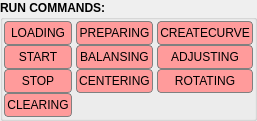
        <widget class="QGroupBox" name="groupBox_RUN_COMMANDS">
         <property name="sizePolicy">
          <sizepolicy hsizetype="Preferred" vsizetype="Fixed">
           <horstretch>0</horstretch>
           <verstretch>1</verstretch>
          </sizepolicy>
         </property>
         <property name="font">
          <font>
           <weight>75</weight>
           <bold>true</bold>
          </font>
         </property>
         <property name="title">
          <string>RUN COMMANDS:</string>
         </property>
         <property name="flat">
          <bool>true</bool>
         </property>
         <property name="checkable">
          <bool>false</bool>
         </property>
         <layout class="QGridLayout" name="gridLayout_4" columnstretch="0,0,0">
          <property name="leftMargin">
           <number>1</number>
          </property>
          <property name="topMargin">
           <number>1</number>
          </property>
          <property name="rightMargin">
           <number>1</number>
          </property>
          <property name="bottomMargin">
           <number>1</number>
          </property>
          <property name="horizontalSpacing">
           <number>4</number>
          </property>
          <property name="verticalSpacing">
           <number>0</number>
          </property>
          <item row="3" column="0">
           <widget class="QPushButton" name="pushButton_RUN_STOP">
            <property name="sizePolicy">
             <sizepolicy hsizetype="Minimum" vsizetype="Minimum">
              <horstretch>1</horstretch>
              <verstretch>1</verstretch>
             </sizepolicy>
            </property>
            <property name="font">
             <font>
              <weight>50</weight>
              <bold>false</bold>
             </font>
            </property>
            <property name="styleSheet">
             <string notr="true">QPushButton {
    border: 1px solid grey;
    border-radius: 4px;
    background-color: rgb(255, 155, 155);
	margin:0;
	padding:2;
	min-height:18
 }

 QPushButton:pressed {
    background-color: rgb(255, 200, 200);
	border: 1px solid white;
 }
</string>
            </property>
            <property name="text">
             <string>STOP</string>
            </property>
            <property name="flat">
             <bool>false</bool>
            </property>
           </widget>
          </item>
          <item row="1" column="2">
           <widget class="QPushButton" name="pushButton_RUN_CREATECURVE">
            <property name="sizePolicy">
             <sizepolicy hsizetype="Minimum" vsizetype="Minimum">
              <horstretch>1</horstretch>
              <verstretch>1</verstretch>
             </sizepolicy>
            </property>
            <property name="font">
             <font>
              <weight>50</weight>
              <bold>false</bold>
             </font>
            </property>
            <property name="styleSheet">
             <string notr="true">QPushButton {
    border: 1px solid grey;
    border-radius: 4px;
    background-color: rgb(255, 155, 155);
	margin:0;
	padding:2;
	min-height:18
 }

 QPushButton:pressed {
    background-color: rgb(255, 200, 200);
	border: 1px solid white;
 }
</string>
            </property>
            <property name="text">
             <string>CREATECURVE</string>
            </property>
           </widget>
          </item>
          <item row="4" column="0">
           <widget class="QPushButton" name="pushButton_RUN_CLEARING">
            <property name="sizePolicy">
             <sizepolicy hsizetype="Minimum" vsizetype="Minimum">
              <horstretch>1</horstretch>
              <verstretch>1</verstretch>
             </sizepolicy>
            </property>
            <property name="font">
             <font>
              <weight>50</weight>
              <bold>false</bold>
             </font>
            </property>
            <property name="styleSheet">
             <string notr="true">QPushButton {
    border: 1px solid grey;
    border-radius: 4px;
    background-color: rgb(255, 155, 155);
	margin:0;
	padding:2;
	min-height:18
 }

 QPushButton:pressed {
    background-color: rgb(255, 200, 200);
	border: 1px solid white;
 }
</string>
            </property>
            <property name="text">
             <string>CLEARING</string>
            </property>
            <property name="flat">
             <bool>false</bool>
            </property>
           </widget>
          </item>
          <item row="2" column="0">
           <widget class="QPushButton" name="pushButton_RUN_START">
            <property name="sizePolicy">
             <sizepolicy hsizetype="Minimum" vsizetype="Minimum">
              <horstretch>1</horstretch>
              <verstretch>1</verstretch>
             </sizepolicy>
            </property>
            <property name="font">
             <font>
              <weight>50</weight>
              <bold>false</bold>
             </font>
            </property>
            <property name="styleSheet">
             <string notr="true">QPushButton {
    border: 1px solid grey;
    border-radius: 4px;
    background-color: rgb(255, 155, 155);
	margin:0;
	padding:2;
	min-height:18
 }

 QPushButton:pressed {
    background-color: rgb(255, 200, 200);
	border: 1px solid white;
 }
</string>
            </property>
            <property name="text">
             <string>START</string>
            </property>
            <property name="flat">
             <bool>false</bool>
            </property>
           </widget>
          </item>
          <item row="1" column="0">
           <widget class="QPushButton" name="pushButton_RUN_LOADING">
            <property name="sizePolicy">
             <sizepolicy hsizetype="Minimum" vsizetype="Minimum">
              <horstretch>1</horstretch>
              <verstretch>1</verstretch>
             </sizepolicy>
            </property>
            <property name="font">
             <font>
              <weight>50</weight>
              <bold>false</bold>
             </font>
            </property>
            <property name="styleSheet">
             <string notr="true">QPushButton {
    border: 1px solid grey;
    border-radius: 4px;
    background-color: rgb(255, 155, 155);
	margin:0;
	padding:2;
	min-height:18
 }

 QPushButton:pressed {
    background-color: rgb(255, 200, 200);
	border: 1px solid white;
 }
</string>
            </property>
            <property name="text">
             <string>LOADING</string>
            </property>
           </widget>
          </item>
          <item row="2" column="2">
           <widget class="QPushButton" name="pushButton_RUN_ADJUSTING">
            <property name="sizePolicy">
             <sizepolicy hsizetype="Minimum" vsizetype="Minimum">
              <horstretch>1</horstretch>
              <verstretch>1</verstretch>
             </sizepolicy>
            </property>
            <property name="font">
             <font>
              <weight>50</weight>
              <bold>false</bold>
             </font>
            </property>
            <property name="styleSheet">
             <string notr="true">QPushButton {
    border: 1px solid grey;
    border-radius: 4px;
    background-color: rgb(255, 155, 155);
	margin:0;
	padding:2;
	min-height:18
 }

 QPushButton:pressed {
    background-color: rgb(255, 200, 200);
	border: 1px solid white;
 }
</string>
            </property>
            <property name="text">
             <string>ADJUSTING</string>
            </property>
           </widget>
          </item>
          <item row="1" column="1">
           <widget class="QPushButton" name="pushButton_RUN_PREPAREING">
            <property name="sizePolicy">
             <sizepolicy hsizetype="Minimum" vsizetype="Minimum">
              <horstretch>1</horstretch>
              <verstretch>1</verstretch>
             </sizepolicy>
            </property>
            <property name="font">
             <font>
              <weight>50</weight>
              <bold>false</bold>
             </font>
            </property>
            <property name="styleSheet">
             <string notr="true">QPushButton {
    border: 1px solid grey;
    border-radius: 4px;
    background-color: rgb(255, 155, 155);
	margin:0;
	padding:2;
	min-height:18
 }

 QPushButton:pressed {
    background-color: rgb(255, 200, 200);
	border: 1px solid white;
 }
</string>
            </property>
            <property name="text">
             <string>PREPARING</string>
            </property>
           </widget>
          </item>
          <item row="3" column="1">
           <widget class="QPushButton" name="pushButton_RUN_CENTERING">
            <property name="sizePolicy">
             <sizepolicy hsizetype="Minimum" vsizetype="Minimum">
              <horstretch>1</horstretch>
              <verstretch>1</verstretch>
             </sizepolicy>
            </property>
            <property name="font">
             <font>
              <weight>50</weight>
              <bold>false</bold>
             </font>
            </property>
            <property name="styleSheet">
             <string notr="true">QPushButton {
    border: 1px solid grey;
    border-radius: 4px;
    background-color: rgb(255, 155, 155);
	margin:0;
	padding:2;
	min-height:18
 }

 QPushButton:pressed {
    background-color: rgb(255, 200, 200);
	border: 1px solid white;
 }
</string>
            </property>
            <property name="text">
             <string>CENTERING</string>
            </property>
           </widget>
          </item>
          <item row="3" column="2">
           <widget class="QPushButton" name="pushButton_RUN_ROTATING">
            <property name="sizePolicy">
             <sizepolicy hsizetype="Minimum" vsizetype="Minimum">
              <horstretch>1</horstretch>
              <verstretch>1</verstretch>
             </sizepolicy>
            </property>
            <property name="font">
             <font>
              <weight>50</weight>
              <bold>false</bold>
             </font>
            </property>
            <property name="styleSheet">
             <string notr="true">QPushButton {
    border: 1px solid grey;
    border-radius: 4px;
    background-color: rgb(255, 155, 155);
	margin:0;
	padding:2;
	min-height:18
 }

 QPushButton:pressed {
    background-color: rgb(255, 200, 200);
	border: 1px solid white;
 }
</string>
            </property>
            <property name="text">
             <string>ROTATING</string>
            </property>
            <property name="flat">
             <bool>false</bool>
            </property>
           </widget>
          </item>
          <item row="2" column="1">
           <widget class="QPushButton" name="pushButton_RUN_BALANSING">
            <property name="sizePolicy">
             <sizepolicy hsizetype="Minimum" vsizetype="Minimum">
              <horstretch>1</horstretch>
              <verstretch>1</verstretch>
             </sizepolicy>
            </property>
            <property name="font">
             <font>
              <weight>50</weight>
              <bold>false</bold>
             </font>
            </property>
            <property name="styleSheet">
             <string notr="true">QPushButton {
    border: 1px solid grey;
    border-radius: 4px;
    background-color: rgb(255, 155, 155);
	margin:0;
	padding:2;
	min-height:18
 }

 QPushButton:pressed {
    background-color: rgb(255, 200, 200);
	border: 1px solid white;
 }
</string>
            </property>
            <property name="text">
             <string>BALANSING</string>
            </property>
           </widget>
          </item>
         </layout>
        </widget>
